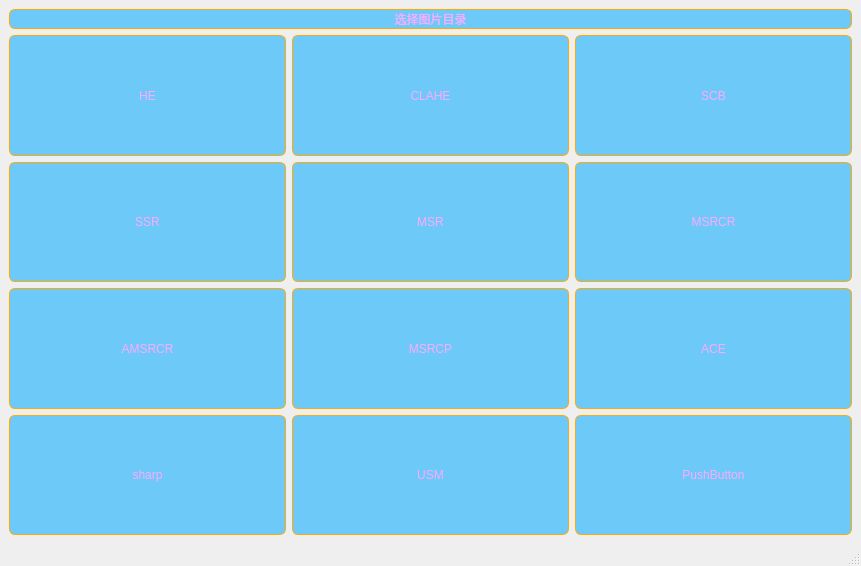
<?xml version="1.0" encoding="UTF-8"?>
<ui version="4.0">
    <class>MainWindow</class>
    <widget class="QMainWindow" name="MainWindow">
        <property name="geometry">
            <rect>
                <x>0</x>
                <y>0</y>
                <width>861</width>
                <height>566</height>
            </rect>
        </property>
        <property name="windowTitle">
            <string>MainWindow</string>
        </property>
        <property name="styleSheet">
            <string notr="true"/>
        </property>
        <widget class="QWidget" name="centralwidget">
            <property name="autoFillBackground">
                <bool>false</bool>
            </property>
            <property name="styleSheet">
                <string notr="true">#centralwidget{
                    background:url(:/img/1.jpg);
                    }
                </string>
            </property>
            <layout class="QVBoxLayout" name="verticalLayout_2">
                <item>
                    <layout class="QVBoxLayout" name="verticalLayout">
                        <item>
                            <widget class="QPushButton" name="pushButton_13">
                                <property name="styleSheet">
                                    <string notr="true">#pushButton_13:hover{
                                        background-color:rgba(0, 136, 204, 90);
                                        color:rgb(255, 170, 255);
                                        }
                                        #pushButton_13:pressed{
                                        background-color:rgba(0, 136, 204, 40);
                                        color:rgb(255, 170, 255);
                                        }
                                        #pushButton_13{
                                        background-color:rgba(0, 170, 255, 140);
                                        color:rgb(255, 170, 255);
                                        font: 11pt &quot;黑体&quot;;
                                        test-shadow:2px 2px 2px rgb(0, 170, 255);
                                        border-style:solid;
                                        border-width:1px;
                                        border-color:rgba(255, 170, 0,255);
                                        border-radius:6px;
                                        outline-style:solid;
                                        outline-width:1px;
                                        outline-color:rgb(255, 170, 127);
                                        outline-offset:1px;
                                        }
                                    </string>
                                </property>
                                <property name="text">
                                    <string>选择图片目录</string>
                                </property>
                            </widget>
                        </item>
                        <item>
                            <layout class="QGridLayout" name="gridLayout">
                                <item row="2" column="1">
                                    <widget class="QPushButton" name="pushButton_8">
                                        <property name="sizePolicy">
                                            <sizepolicy hsizetype="Expanding" vsizetype="Expanding">
                                                <horstretch>1</horstretch>
                                                <verstretch>1</verstretch>
                                            </sizepolicy>
                                        </property>
                                        <property name="maximumSize">
                                            <size>
                                                <width>1677</width>
                                                <height>1677</height>
                                            </size>
                                        </property>
                                        <property name="autoFillBackground">
                                            <bool>false</bool>
                                        </property>
                                        <property name="styleSheet">
                                            <string notr="true">#pushButton_8:hover{
                                                background-color:rgba(0, 136, 204, 90);
                                                color:rgb(255, 170, 255);
                                                }
                                                #pushButton_8:pressed{
                                                background-color:rgba(0, 136, 204, 40);
                                                color:rgb(255, 170, 255);
                                                }
                                                #pushButton_8{
                                                background-color:rgba(0, 170, 255, 140);
                                                color:rgb(255, 170, 255);
                                                font: 11pt &quot;黑体&quot;;
                                                test-shadow:2px 2px 2px rgb(0, 170, 255);
                                                border-style:solid;
                                                border-width:1px;
                                                border-color:rgba(255, 170, 0,255);
                                                border-radius:6px;
                                                outline-style:solid;
                                                outline-width:1px;
                                                outline-color:rgb(255, 170, 127);
                                                outline-offset:2px;
                                                }
                                            </string>
                                        </property>
                                        <property name="text">
                                            <string>MSRCP</string>
                                        </property>
                                        <property name="checkable">
                                            <bool>true</bool>
                                        </property>
                                        <property name="autoDefault">
                                            <bool>true</bool>
                                        </property>
                                    </widget>
                                </item>
                                <item row="0" column="0">
                                    <widget class="QPushButton" name="pushButton">
                                        <property name="sizePolicy">
                                            <sizepolicy hsizetype="Expanding" vsizetype="Expanding">
                                                <horstretch>1</horstretch>
                                                <verstretch>1</verstretch>
                                            </sizepolicy>
                                        </property>
                                        <property name="maximumSize">
                                            <size>
                                                <width>1677</width>
                                                <height>1677</height>
                                            </size>
                                        </property>
                                        <property name="focusPolicy">
                                            <enum>Qt::StrongFocus</enum>
                                        </property>
                                        <property name="acceptDrops">
                                            <bool>false</bool>
                                        </property>
                                        <property name="autoFillBackground">
                                            <bool>false</bool>
                                        </property>
                                        <property name="styleSheet">
                                            <string notr="true">#pushButton:hover{
                                                background-color:rgba(0, 136, 204, 90);
                                                color:rgb(255, 170, 255);
                                                }
                                                #pushButton:pressed{
                                                background-color:rgba(0, 136, 204, 40);
                                                color:rgb(255, 170, 255);
                                                }
                                                #pushButton{
                                                background-color:rgba(0, 170, 255, 140);
                                                color:rgb(255, 170, 255);
                                                font: 11pt &quot;黑体&quot;;
                                                test-shadow:2px 2px 2px rgb(0, 170, 255);
                                                border-style:solid;
                                                border-width:1px;
                                                border-color:rgba(255, 170, 0,255);
                                                border-radius:6px;
                                                outline-style:solid;
                                                outline-width:1px;
                                                outline-color:rgb(255, 170, 127);
                                                outline-offset:2px;
                                                }
                                            </string>
                                        </property>
                                        <property name="text">
                                            <string>HE</string>
                                        </property>
                                        <property name="checkable">
                                            <bool>true</bool>
                                        </property>
                                        <property name="autoDefault">
                                            <bool>true</bool>
                                        </property>
                                        <property name="default">
                                            <bool>false</bool>
                                        </property>
                                        <property name="flat">
                                            <bool>false</bool>
                                        </property>
                                    </widget>
                                </item>
                                <item row="1" column="2">
                                    <widget class="QPushButton" name="pushButton_6">
                                        <property name="sizePolicy">
                                            <sizepolicy hsizetype="Expanding" vsizetype="Expanding">
                                                <horstretch>1</horstretch>
                                                <verstretch>1</verstretch>
                                            </sizepolicy>
                                        </property>
                                        <property name="maximumSize">
                                            <size>
                                                <width>1677</width>
                                                <height>1677</height>
                                            </size>
                                        </property>
                                        <property name="autoFillBackground">
                                            <bool>false</bool>
                                        </property>
                                        <property name="styleSheet">
                                            <string notr="true">#pushButton_6:hover{
                                                background-color:rgba(0, 136, 204, 90);
                                                color:rgb(255, 170, 255);
                                                }
                                                #pushButton_6:pressed{
                                                background-color:rgba(0, 136, 204, 40);
                                                color:rgb(255, 170, 255);
                                                }
                                                #pushButton_6{
                                                background-color:rgba(0, 170, 255, 140);
                                                color:rgb(255, 170, 255);
                                                font: 11pt &quot;黑体&quot;;
                                                test-shadow:2px 2px 2px rgb(0, 170, 255);
                                                border-style:solid;
                                                border-width:1px;
                                                border-color:rgba(255, 170, 0,255);
                                                border-radius:6px;
                                                outline-style:solid;
                                                outline-width:1px;
                                                outline-color:rgb(255, 170, 127);
                                                outline-offset:2px;
                                                }
                                            </string>
                                        </property>
                                        <property name="text">
                                            <string>MSRCR</string>
                                        </property>
                                        <property name="checkable">
                                            <bool>true</bool>
                                        </property>
                                        <property name="autoDefault">
                                            <bool>true</bool>
                                        </property>
                                    </widget>
                                </item>
                                <item row="2" column="2">
                                    <widget class="QPushButton" name="pushButton_9">
                                        <property name="sizePolicy">
                                            <sizepolicy hsizetype="Expanding" vsizetype="Expanding">
                                                <horstretch>1</horstretch>
                                                <verstretch>1</verstretch>
                                            </sizepolicy>
                                        </property>
                                        <property name="maximumSize">
                                            <size>
                                                <width>1677</width>
                                                <height>1676</height>
                                            </size>
                                        </property>
                                        <property name="autoFillBackground">
                                            <bool>false</bool>
                                        </property>
                                        <property name="styleSheet">
                                            <string notr="true">#pushButton_9:hover{
                                                background-color:rgba(0, 136, 204, 90);
                                                color:rgb(255, 170, 255);
                                                }
                                                #pushButton_9:pressed{
                                                background-color:rgba(0, 136, 204, 40);
                                                color:rgb(255, 170, 255);
                                                }
                                                #pushButton_9{
                                                background-color:rgba(0, 170, 255, 140);
                                                color:rgb(255, 170, 255);
                                                font: 11pt &quot;黑体&quot;;
                                                test-shadow:2px 2px 2px rgb(0, 170, 255);
                                                border-style:solid;
                                                border-width:1px;
                                                border-color:rgba(255, 170, 0,255);
                                                border-radius:6px;
                                                }
                                            </string>
                                        </property>
                                        <property name="text">
                                            <string>ACE</string>
                                        </property>
                                        <property name="checkable">
                                            <bool>true</bool>
                                        </property>
                                        <property name="autoDefault">
                                            <bool>true</bool>
                                        </property>
                                    </widget>
                                </item>
                                <item row="1" column="0">
                                    <widget class="QPushButton" name="pushButton_4">
                                        <property name="sizePolicy">
                                            <sizepolicy hsizetype="Minimum" vsizetype="Expanding">
                                                <horstretch>1</horstretch>
                                                <verstretch>1</verstretch>
                                            </sizepolicy>
                                        </property>
                                        <property name="maximumSize">
                                            <size>
                                                <width>1677</width>
                                                <height>1677</height>
                                            </size>
                                        </property>
                                        <property name="autoFillBackground">
                                            <bool>false</bool>
                                        </property>
                                        <property name="styleSheet">
                                            <string notr="true">#pushButton_4:hover{
                                                background-color:rgba(0, 136, 204, 90);
                                                color:rgb(255, 170, 255);
                                                }
                                                #pushButton_4:pressed{
                                                background-color:rgba(0, 136, 204, 40);
                                                color:rgb(255, 170, 255);
                                                }


                                                #pushButton_4{
                                                background-color:rgba(0, 170, 255, 140);
                                                color:rgb(255, 170, 255);
                                                font: 11pt &quot;黑体&quot;;
                                                test-shadow:2px 2px 2px rgb(0, 170, 255);
                                                border-style:solid;
                                                border-width:1px;
                                                border-color:rgba(255, 170, 0,255);
                                                border-radius:6px;
                                                outline-style:solid;
                                                outline-width:1px;
                                                outline-color:rgb(255, 170, 127);
                                                outline-offset:2px;
                                                }
                                            </string>
                                        </property>
                                        <property name="text">
                                            <string>SSR</string>
                                        </property>
                                        <property name="checkable">
                                            <bool>true</bool>
                                        </property>
                                        <property name="autoDefault">
                                            <bool>true</bool>
                                        </property>
                                    </widget>
                                </item>
                                <item row="0" column="1">
                                    <widget class="QPushButton" name="pushButton_2">
                                        <property name="sizePolicy">
                                            <sizepolicy hsizetype="Expanding" vsizetype="Expanding">
                                                <horstretch>1</horstretch>
                                                <verstretch>1</verstretch>
                                            </sizepolicy>
                                        </property>
                                        <property name="maximumSize">
                                            <size>
                                                <width>1677</width>
                                                <height>1677</height>
                                            </size>
                                        </property>
                                        <property name="autoFillBackground">
                                            <bool>false</bool>
                                        </property>
                                        <property name="styleSheet">
                                            <string notr="true">#pushButton_2:hover{
                                                background-color:rgba(0, 136, 204, 90);
                                                color:rgb(255, 170, 255);
                                                }
                                                #pushButton_2:pressed{
                                                background-color:rgba(0, 136, 204, 40);
                                                color:rgb(255, 170, 255);
                                                }

                                                #pushButton_2{
                                                background-color:rgba(0, 170, 255, 140);
                                                color:rgb(255, 170, 255);
                                                font: 11pt &quot;黑体&quot;;
                                                test-shadow:2px 2px 2px rgb(0, 170, 255);
                                                border-style:solid;
                                                border-width:1px;
                                                border-color:rgba(255, 170, 0,255);
                                                border-radius:6px;
                                                outline-style:solid;
                                                outline-width:1px;
                                                outline-color:rgb(255, 170, 127);
                                                outline-offset:2px;
                                                }
                                            </string>
                                        </property>
                                        <property name="text">
                                            <string>CLAHE</string>
                                        </property>
                                        <property name="checkable">
                                            <bool>true</bool>
                                        </property>
                                        <property name="autoDefault">
                                            <bool>true</bool>
                                        </property>
                                    </widget>
                                </item>
                                <item row="0" column="2">
                                    <widget class="QPushButton" name="pushButton_3">
                                        <property name="sizePolicy">
                                            <sizepolicy hsizetype="Expanding" vsizetype="Expanding">
                                                <horstretch>1</horstretch>
                                                <verstretch>1</verstretch>
                                            </sizepolicy>
                                        </property>
                                        <property name="maximumSize">
                                            <size>
                                                <width>1677</width>
                                                <height>1677</height>
                                            </size>
                                        </property>
                                        <property name="autoFillBackground">
                                            <bool>false</bool>
                                        </property>
                                        <property name="styleSheet">
                                            <string notr="true">
                                                #pushButton_3:hover{
                                                background-color:rgba(0, 136, 204, 90);
                                                color:rgb(255, 170, 255);
                                                }
                                                #pushButton_3:pressed{
                                                background-color:rgba(0, 136, 204, 40);
                                                color:rgb(255, 170, 255);
                                                }
                                                #pushButton_3{
                                                background-color:rgba(0, 170, 255, 140);
                                                color:rgb(255, 170, 255);
                                                font: 11pt &quot;黑体&quot;;
                                                test-shadow:2px 2px 2px rgb(0, 170, 255);
                                                border-style:solid;
                                                border-width:1px;
                                                border-color:rgba(255, 170, 0,255);
                                                border-radius:6px;
                                                outline-style:solid;
                                                outline-width:1px;
                                                outline-color:rgb(255, 170, 127);
                                                outline-offset:2px;
                                                }
                                            </string>
                                        </property>
                                        <property name="text">
                                            <string>SCB</string>
                                        </property>
                                        <property name="checkable">
                                            <bool>true</bool>
                                        </property>
                                        <property name="autoDefault">
                                            <bool>true</bool>
                                        </property>
                                    </widget>
                                </item>
                                <item row="3" column="2">
                                    <widget class="QPushButton" name="pushButton_12">
                                        <property name="sizePolicy">
                                            <sizepolicy hsizetype="Expanding" vsizetype="Expanding">
                                                <horstretch>1</horstretch>
                                                <verstretch>1</verstretch>
                                            </sizepolicy>
                                        </property>
                                        <property name="autoFillBackground">
                                            <bool>false</bool>
                                        </property>
                                        <property name="styleSheet">
                                            <string notr="true">#pushButton_12:hover{
                                                background-color:rgba(0, 136, 204, 90);
                                                color:rgb(255, 170, 255);
                                                }
                                                #pushButton_12:pressed{
                                                background-color:rgba(0, 136, 204, 40);
                                                color:rgb(255, 170, 255);
                                                }
                                                #pushButton_12{
                                                background-color:rgba(0, 170, 255, 140);
                                                color:rgb(255, 170, 255);
                                                font: 11pt &quot;黑体&quot;;
                                                test-shadow:2px 2px 2px rgb(0, 170, 255);
                                                border-style:solid;
                                                border-width:1px;
                                                border-color:rgba(255, 170, 0,255);
                                                border-radius:6px;
                                                outline-style:solid;
                                                outline-width:1px;
                                                outline-color:rgb(255, 170, 127);
                                                outline-offset:2px;
                                                }
                                            </string>
                                        </property>
                                        <property name="text">
                                            <string>PushButton</string>
                                        </property>
                                        <property name="checkable">
                                            <bool>true</bool>
                                        </property>
                                        <property name="autoDefault">
                                            <bool>true</bool>
                                        </property>
                                    </widget>
                                </item>
                                <item row="2" column="0">
                                    <widget class="QPushButton" name="pushButton_7">
                                        <property name="sizePolicy">
                                            <sizepolicy hsizetype="Expanding" vsizetype="Expanding">
                                                <horstretch>1</horstretch>
                                                <verstretch>1</verstretch>
                                            </sizepolicy>
                                        </property>
                                        <property name="maximumSize">
                                            <size>
                                                <width>1677</width>
                                                <height>1677</height>
                                            </size>
                                        </property>
                                        <property name="autoFillBackground">
                                            <bool>false</bool>
                                        </property>
                                        <property name="styleSheet">
                                            <string notr="true">#pushButton_7:hover{
                                                background-color:rgba(0, 136, 204, 90);
                                                color:rgb(255, 170, 255);
                                                }
                                                #pushButton_7:pressed{
                                                background-color:rgba(0, 136, 204, 40);
                                                color:rgb(255, 170, 255);
                                                }
                                                #pushButton_7{
                                                background-color:rgba(0, 170, 255, 140);
                                                color:rgb(255, 170, 255);
                                                font: 11pt &quot;黑体&quot;;
                                                test-shadow:2px 2px 2px rgb(0, 170, 255);
                                                border-style:solid;
                                                border-width:1px;
                                                border-color:rgba(255, 170, 0,255);
                                                border-radius:6px;
                                                outline-style:solid;
                                                outline-width:1px;
                                                outline-color:rgb(255, 170, 127);
                                                outline-offset:2px;
                                                }
                                            </string>
                                        </property>
                                        <property name="text">
                                            <string>AMSRCR</string>
                                        </property>
                                        <property name="checkable">
                                            <bool>true</bool>
                                        </property>
                                        <property name="autoDefault">
                                            <bool>true</bool>
                                        </property>
                                    </widget>
                                </item>
                                <item row="1" column="1">
                                    <widget class="QPushButton" name="pushButton_5">
                                        <property name="sizePolicy">
                                            <sizepolicy hsizetype="Expanding" vsizetype="Expanding">
                                                <horstretch>1</horstretch>
                                                <verstretch>1</verstretch>
                                            </sizepolicy>
                                        </property>
                                        <property name="maximumSize">
                                            <size>
                                                <width>1677</width>
                                                <height>1677</height>
                                            </size>
                                        </property>
                                        <property name="autoFillBackground">
                                            <bool>false</bool>
                                        </property>
                                        <property name="styleSheet">
                                            <string notr="true">#pushButton_5:hover{
                                                background-color:rgba(0, 136, 204, 90);
                                                color:rgb(255, 170, 255);
                                                }
                                                #pushButton_5:pressed{
                                                background-color:rgba(0, 136, 204, 40);
                                                color:rgb(255, 170, 255);
                                                }

                                                #pushButton_5{
                                                background-color:rgba(0, 170, 255, 140);
                                                color:rgb(255, 170, 255);
                                                font: 11pt &quot;黑体&quot;;
                                                test-shadow:2px 2px 2px rgb(0, 170, 255);
                                                border-style:solid;
                                                border-width:1px;
                                                border-color:rgba(255, 170, 0,255);
                                                border-radius:6px;
                                                outline-style:solid;
                                                outline-width:1px;
                                                outline-color:rgb(255, 170, 127);
                                                outline-offset:2px;
                                                }
                                            </string>
                                        </property>
                                        <property name="text">
                                            <string>MSR</string>
                                        </property>
                                        <property name="checkable">
                                            <bool>true</bool>
                                        </property>
                                        <property name="autoDefault">
                                            <bool>true</bool>
                                        </property>
                                    </widget>
                                </item>
                                <item row="3" column="1">
                                    <widget class="QPushButton" name="pushButton_11">
                                        <property name="sizePolicy">
                                            <sizepolicy hsizetype="Expanding" vsizetype="Expanding">
                                                <horstretch>1</horstretch>
                                                <verstretch>1</verstretch>
                                            </sizepolicy>
                                        </property>
                                        <property name="autoFillBackground">
                                            <bool>false</bool>
                                        </property>
                                        <property name="styleSheet">
                                            <string notr="true">#pushButton_11:hover{
                                                background-color:rgba(0, 136, 204, 90);
                                                color:rgb(255, 170, 255);
                                                }
                                                #pushButton_11:pressed{
                                                background-color:rgba(0, 136, 204, 40);
                                                color:rgb(255, 170, 255);
                                                }
                                                #pushButton_11{
                                                background-color:rgba(0, 170, 255, 140);
                                                color:rgb(255, 170, 255);
                                                font: 11pt &quot;黑体&quot;;
                                                test-shadow:2px 2px 2px rgb(0, 170, 255);
                                                border-style:solid;
                                                border-width:1px;
                                                border-color:rgba(255, 170, 0,255);
                                                border-radius:6px;
                                                outline-style:solid;
                                                outline-width:1px;
                                                outline-color:rgb(255, 170, 127);
                                                outline-offset:2px;
                                                }
                                            </string>
                                        </property>
                                        <property name="text">
                                            <string>USM</string>
                                        </property>
                                        <property name="checkable">
                                            <bool>true</bool>
                                        </property>
                                        <property name="autoDefault">
                                            <bool>true</bool>
                                        </property>
                                    </widget>
                                </item>
                                <item row="3" column="0">
                                    <widget class="QPushButton" name="pushButton_10">
                                        <property name="sizePolicy">
                                            <sizepolicy hsizetype="Expanding" vsizetype="Expanding">
                                                <horstretch>1</horstretch>
                                                <verstretch>1</verstretch>
                                            </sizepolicy>
                                        </property>
                                        <property name="maximumSize">
                                            <size>
                                                <width>1677</width>
                                                <height>1677</height>
                                            </size>
                                        </property>
                                        <property name="autoFillBackground">
                                            <bool>false</bool>
                                        </property>
                                        <property name="styleSheet">
                                            <string notr="true">#pushButton_10:hover{
                                                background-color:rgba(0, 136, 204, 90);
                                                color:rgb(255, 170, 255);
                                                }
                                                #pushButton_10:pressed{
                                                background-color:rgba(0, 136, 204, 40);
                                                color:rgb(255, 170, 255);
                                                }
                                                #pushButton_10{
                                                background-color:rgba(0, 170, 255, 140);
                                                color:rgb(255, 170, 255);
                                                font: 11pt &quot;黑体&quot;;
                                                test-shadow:2px 2px 2px rgb(0, 170, 255);
                                                border-style:solid;
                                                border-width:1px;
                                                border-color:rgba(255, 170, 0,255);
                                                border-radius:6px;
                                                outline-style:solid;
                                                outline-width:1px;
                                                outline-color:rgb(255, 170, 127);
                                                outline-offset:2px;
                                                }
                                            </string>
                                        </property>
                                        <property name="text">
                                            <string>sharp</string>
                                        </property>
                                        <property name="checkable">
                                            <bool>true</bool>
                                        </property>
                                        <property name="autoDefault">
                                            <bool>true</bool>
                                        </property>
                                    </widget>
                                </item>
                            </layout>
                        </item>
                    </layout>
                </item>
            </layout>
        </widget>
        <widget class="QMenuBar" name="menubar">
            <property name="geometry">
                <rect>
                    <x>0</x>
                    <y>0</y>
                    <width>861</width>
                    <height>26</height>
                </rect>
            </property>
        </widget>
        <widget class="QStatusBar" name="statusbar"/>
    </widget>
    <resources>
        <include location="apprcc.qrc"/>
    </resources>
    <connections/>
</ui>
